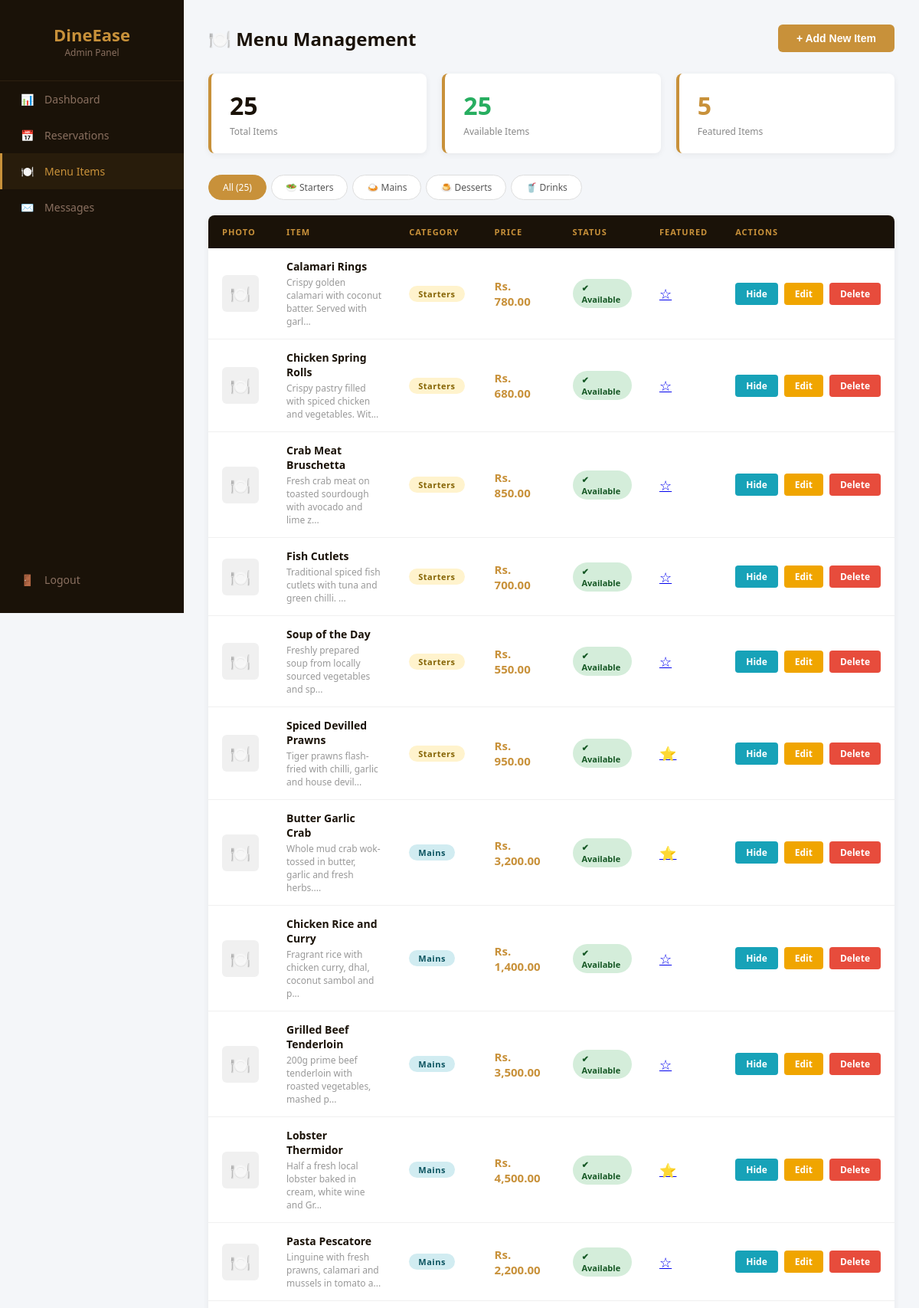
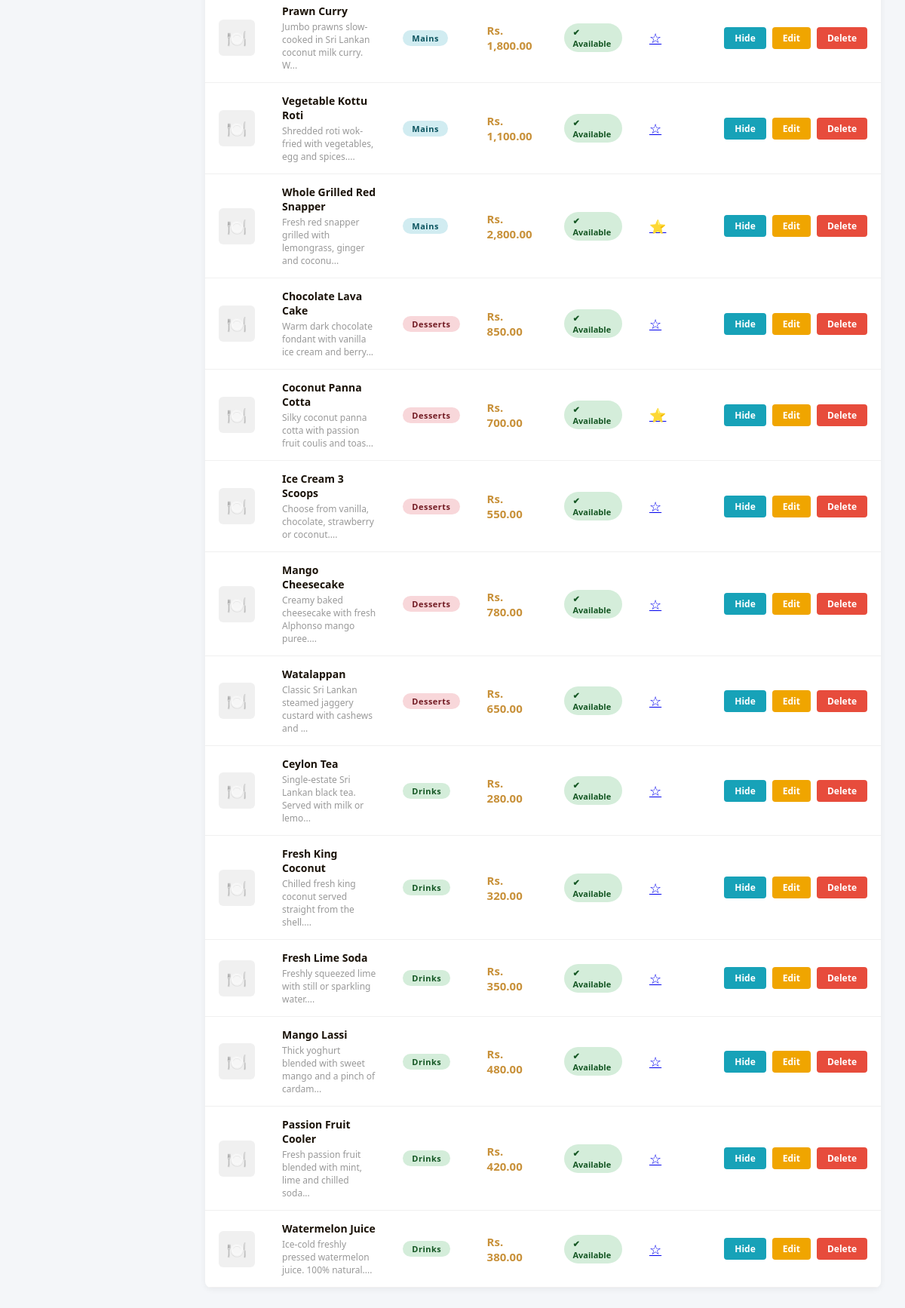
Page /admin/menu.php (signed in) on the committed database (2 pictures, top to bottom).
### tables this page shows
CREATE TABLE IF NOT EXISTS menu_items (
    id           INT AUTO_INCREMENT PRIMARY KEY,
    name         VARCHAR(120)  NOT NULL,
    description  TEXT,
    price        DECIMAL(10,2) NOT NULL,
    category     ENUM('starters','mains','desserts','drinks') NOT NULL,
    image        VARCHAR(255)  DEFAULT '',
    image_url    VARCHAR(500)  DEFAULT '',
    is_featured  TINYINT(1)    DEFAULT 0,
    is_available TINYINT(1)    DEFAULT 1,
    created_at   TIMESTAMP     DEFAULT CURRENT_TIMESTAMP
);

### admin/menu.php (the view, shortened to what this page needs)
<?php
include '../config/db.php';
$filter   = $_GET['cat'] ?? 'all';
$where    = $filter !== 'all' ? "WHERE category='$filter'" : '';
$items    = $conn->query("SELECT * FROM menu_items $where ORDER BY category, name");
$total    = $conn->query("SELECT COUNT(*) as c FROM menu_items")->fetch_assoc()['c'];
$available= $conn->query("SELECT COUNT(*) as c FROM menu_items WHERE is_available=1")->fetch_assoc()['c'];
$featured = $conn->query("SELECT COUNT(*) as c FROM menu_items WHERE is_featured=1")->fetch_assoc()['c'];
?>
<!DOCTYPE html>
<html lang="en">
<head>
</head>
<body>
<div class="sidebar">
  <div class="sidebar-logo">DineEase <span>Admin Panel</span></div>
  <a href="dashboard.php"    class="nav-item"><span class="icon">📊</span> Dashboard</a>
  <a href="reservations.php" class="nav-item"><span class="icon">📅</span> Reservations</a>
  <a href="menu.php"         class="nav-item active"><span class="icon">🍽️</span> Menu Items</a>
  <a href="messages.php"     class="nav-item"><span class="icon">✉️</span> Messages</a>
  <a href="logout.php"       class="nav-item" style="position:absolute;bottom:20px;width:100%;">
    <span class="icon">🚪</span> Logout
  </a>
</div>
<div class="main">
  <div class="page-header">
    <h1>🍽️ Menu Management</h1>
    <button class="btn-open-form" onclick="toggleForm()">+ Add New Item</button>
  </div>
  <div class="stats-row">
    <div class="stat-card">
      <div class="num"><?= $total ?></div>
      <div class="label">Total Items</div>
    </div>
    <div class="stat-card">
      <div class="num" style="color:#27ae60"><?= $available ?></div>
      <div class="label">Available Items</div>
    </div>
    <div class="stat-card">
      <div class="num" style="color:#c8913a"><?= $featured ?></div>
      <div class="label">Featured Items</div>
    </div>
  </div>
  <div class="filter-tabs">
    <a href="?cat=all"      class="filter-tab <?= $filter==='all'      ? 'active':'' ?>">All (<?= $total ?>)</a>
    <a href="?cat=starters" class="filter-tab <?= $filter==='starters' ? 'active':'' ?>">🥗 Starters</a>
    <a href="?cat=mains"    class="filter-tab <?= $filter==='mains'    ? 'active':'' ?>">🍛 Mains</a>
    <a href="?cat=desserts" class="filter-tab <?= $filter==='desserts' ? 'active':'' ?>">🍮 Desserts</a>
    <a href="?cat=drinks"   class="filter-tab <?= $filter==='drinks'   ? 'active':'' ?>">🥤 Drinks</a>
  </div>
  <div class="table-wrap">
    <table>
      <thead>
        <tr>
          <th>Photo</th>
          <th>Item</th>
          <th>Category</th>
          <th>Price</th>
          <th>Status</th>
          <th>Featured</th>
          <th>Actions</th>
        </tr>
      </thead>
      <tbody>
        <?php if ($items->num_rows === 0): ?>
          <tr class="empty-row">
            <td colspan="7">🍽️ No menu items found. Add your first item above!</td>
          </tr>
        <?php else: ?>
          <?php while ($item = $items->fetch_assoc()): ?>
            <tr>
              <td>
                <?php if ($item['image']): ?>
                  <img src="../uploads/menu/<?= htmlspecialchars($item['image']) ?>"
                       class="img-thumb" alt=""/>
                <?php else: ?>
                  <div class="no-img">🍽️</div>
                <?php endif; ?>
              </td>
              <td>
                <div class="item-name"><?= htmlspecialchars($item['name']) ?></div>
                <div class="item-desc"><?= htmlspecialchars(substr($item['description'],0,60)) ?>...</div>
              </td>
              <td>
                <span class="category-badge cat-<?= $item['category'] ?>">
                  <?= ucfirst($item['category']) ?>
                </span>
              </td>
              <td><span class="price">Rs. <?= number_format($item['price'],2) ?></span></td>
              <td>
                <span class="status-badge <?= $item['is_available'] ? 'status-on':'status-off' ?>">
                  <?= $item['is_available'] ? '✔ Available' : '✖ Hidden' ?>
                </span>
              </td>
              <td>
                <a href="?feature=<?= $item['id'] ?>" class="star" title="Toggle featured">
                  <?= $item['is_featured'] ? '⭐' : '☆' ?>
                </a>
              </td>
              <td>
                <div class="actions">
                  <a href="?toggle=<?= $item['id'] ?>" class="btn-sm btn-toggle">
                    <?= $item['is_available'] ? 'Hide' : 'Show' ?>
                  </a>
                  <a href="edit_item.php?id=<?= $item['id'] ?>" class="btn-sm btn-edit">Edit</a>
                  <a href="?delete=<?= $item['id'] ?>"
                     onclick="return confirm('Delete <?= htmlspecialchars($item['name']) ?>?')"
                     class="btn-sm btn-del">Delete</a>
                </div>
              </td>
            </tr>
          <?php endwhile; ?>
        <?php endif; ?>
      </tbody>
    </table>
  </div>
</div>
</body>
</html>

### admin/menu.php (style rules this page uses)
* { margin:0; padding:0; box-sizing:border-box; }
body { font-family:'Segoe UI',sans-serif; background:#f4f6f9; color:#333; }
.sidebar { position:fixed; top:0; left:0; width:240px; height:100vh; background:#1a1208; padding:30px 0; }
.sidebar-logo { font-size:22px; font-weight:700; color:#c8913a; text-align:center; padding:0 20px 28px; border-bottom:1px solid #2e2010; }
.sidebar-logo span { font-size:12px; color:#8a7060; display:block; font-weight:400; }
.nav-item { display:block; padding:14px 24px; color:#8a7060; text-decoration:none; font-size:14px; transition:all 0.2s; border-left:3px solid transparent; }
.nav-item:hover, .nav-item.active { color:#c8913a; background:rgba(200,145,58,0.08); border-left-color:#c8913a; }
.nav-item .icon { margin-right:10px; }
.main { margin-left:240px; padding:32px; }
.page-header { display:flex; justify-content:space-between; align-items:center; margin-bottom:28px; }
.page-header h1 { font-size:24px; color:#1a1208; }
.btn-open-form { background:#c8913a; color:#fff; border:none; padding:10px 24px; font-size:14px; font-weight:600; cursor:pointer; border-radius:6px; transition:background 0.2s; }
.stats-row { display:grid; grid-template-columns:repeat(3,1fr); gap:20px; margin-bottom:28px; }
.stat-card { background:#fff; padding:20px 24px; border-radius:8px; border-left:4px solid #c8913a; box-shadow:0 2px 8px rgba(0,0,0,0.06); }
.stat-card .num { font-size:32px; font-weight:700; color:#1a1208; }
.stat-card .label { font-size:12px; color:#888; margin-top:4px; }
.filter-tabs { display:flex; gap:6px; margin-bottom:20px; flex-wrap:wrap; }
.filter-tab { padding:7px 18px; border-radius:20px; border:1px solid #ddd; background:#fff; font-size:12px; cursor:pointer; text-decoration:none; color:#555; transition:all 0.2s; }
.filter-tab:hover, .filter-tab.active { background:#c8913a; color:#fff; border-color:#c8913a; }
.table-wrap { background:#fff; border-radius:8px; box-shadow:0 2px 8px rgba(0,0,0,0.06); overflow:hidden; }
table { width:100%; border-collapse:collapse; }
thead tr { background:#1a1208; }
thead th { padding:14px 18px; text-align:left; font-size:11px; letter-spacing:1px; text-transform:uppercase; color:#c8913a; }
tbody tr { border-bottom:1px solid #f0f0f0; transition:background 0.15s; }
td { padding:14px 18px; font-size:14px; vertical-align:middle; }
.item-name { font-weight:600; color:#1a1208; }
.item-desc { font-size:12px; color:#999; margin-top:3px; max-width:250px; }
.category-badge { display:inline-block; padding:3px 12px; border-radius:20px; font-size:11px; font-weight:600; letter-spacing:0.5px; }
.cat-starters { background:#fff3cd; color:#856404; }
.cat-mains { background:#d1ecf1; color:#0c5460; }
.cat-desserts { background:#f8d7da; color:#721c24; }
.cat-drinks { background:#d4edda; color:#155724; }
.price { font-weight:700; color:#c8913a; font-size:15px; }
.status-badge { display:inline-block; padding:4px 12px; border-radius:20px; font-size:11px; font-weight:600; }
.status-on { background:#d4edda; color:#155724; }
.star { font-size:18px; cursor:pointer; }
.actions { display:flex; gap:8px; }
.btn-sm { padding:6px 14px; border:none; border-radius:4px; font-size:12px; font-weight:600; cursor:pointer; text-decoration:none; display:inline-block; transition:opacity 0.2s; }
.btn-toggle { background:#17a2b8; color:#fff; }
.btn-edit { background:#f0a500; color:#fff; }
.btn-del { background:#e74c3c; color:#fff; }
.no-img { width:48px; height:48px; border-radius:6px; background:#f0f0f0; display:flex; align-items:center; justify-content:center; font-size:22px; }

### rows in the picture
menu_items: name "Calamari Rings", description "Crispy golden calamari with coconut batter. Served with garl", category "Starters", price "780.00", is_available "✔ Available"
menu_items: name "Chicken Spring Rolls", description "Crispy pastry filled with spiced chicken and vegetables. Wit", category "Starters", price "680.00", is_available "✔ Available"
menu_items: name "Crab Meat Bruschetta", description "Fresh crab meat on toasted sourdough with avocado and lime z", category "Starters", price "850.00", is_available "✔ Available"
menu_items: name "Fish Cutlets", description "Traditional spiced fish cutlets with tuna and green chilli.", category "Starters", price "700.00", is_available "✔ Available"
menu_items: name "Soup of the Day", description "Freshly prepared soup from locally sourced vegetables and sp", category "Starters", price "550.00", is_available "✔ Available"
menu_items: name "Spiced Devilled Prawns", description "Tiger prawns flash-fried with chilli, garlic and house devil", category "Starters", price "950.00", is_available "✔ Available"
menu_items: name "Butter Garlic Crab", description "Whole mud crab wok-tossed in butter, garlic and fresh herbs.", category "Mains", price "3,200.00", is_available "✔ Available"
menu_items: name "Chicken Rice and Curry", description "Fragrant rice with chicken curry, dhal, coconut sambol and p", category "Mains", price "1,400.00", is_available "✔ Available"
menu_items: name "Grilled Beef Tenderloin", description "200g prime beef tenderloin with roasted vegetables, mashed p", category "Mains", price "3,500.00", is_available "✔ Available"
menu_items: name "Lobster Thermidor", description "Half a fresh local lobster baked in cream, white wine and Gr", category "Mains", price "4,500.00", is_available "✔ Available"
menu_items: name "Pasta Pescatore", description "Linguine with fresh prawns, calamari and mussels in tomato a", category "Mains", price "2,200.00", is_available "✔ Available"
menu_items: name "Prawn Curry", description "Jumbo prawns slow-cooked in Sri Lankan coconut milk curry. W", category "Mains", price "1,800.00", is_available "✔ Available"
menu_items: name "Vegetable Kottu Roti", description "Shredded roti wok-fried with vegetables, egg and spices.", category "Mains", price "1,100.00", is_available "✔ Available"
menu_items: name "Whole Grilled Red Snapper", description "Fresh red snapper grilled with lemongrass, ginger and coconu", category "Mains", price "2,800.00", is_available "✔ Available"
menu_items: name "Chocolate Lava Cake", description "Warm dark chocolate fondant with vanilla ice cream and berry", category "Desserts", price "850.00", is_available "✔ Available"
menu_items: name "Coconut Panna Cotta", description "Silky coconut panna cotta with passion fruit coulis and toas", category "Desserts", price "700.00", is_available "✔ Available"
menu_items: name "Ice Cream 3 Scoops", description "Choose from vanilla, chocolate, strawberry or coconut.", category "Desserts", price "550.00", is_available "✔ Available"
menu_items: name "Mango Cheesecake", description "Creamy baked cheesecake with fresh Alphonso mango puree.", category "Desserts", price "780.00", is_available "✔ Available"
menu_items: name "Watalappan", description "Classic Sri Lankan steamed jaggery custard with cashews and", category "Desserts", price "650.00", is_available "✔ Available"
menu_items: name "Ceylon Tea", description "Single-estate Sri Lankan black tea. Served with milk or lemo", category "Drinks", price "280.00", is_available "✔ Available"
menu_items: name "Fresh King Coconut", description "Chilled fresh king coconut served straight from the shell.", category "Drinks", price "320.00", is_available "✔ Available"
menu_items: name "Fresh Lime Soda", description "Freshly squeezed lime with still or sparkling water.", category "Drinks", price "350.00", is_available "✔ Available"
menu_items: name "Mango Lassi", description "Thick yoghurt blended with sweet mango and a pinch of cardam", category "Drinks", price "480.00", is_available "✔ Available"
menu_items: name "Passion Fruit Cooler", description "Fresh passion fruit blended with mint, lime and chilled soda", category "Drinks", price "420.00", is_available "✔ Available"
menu_items: name "Watermelon Juice", description "Ice-cold freshly pressed watermelon juice. 100% natural.", category "Drinks", price "380.00", is_available "✔ Available"

### other values in the picture
$total "25"
$available "25"
$featured "5"
